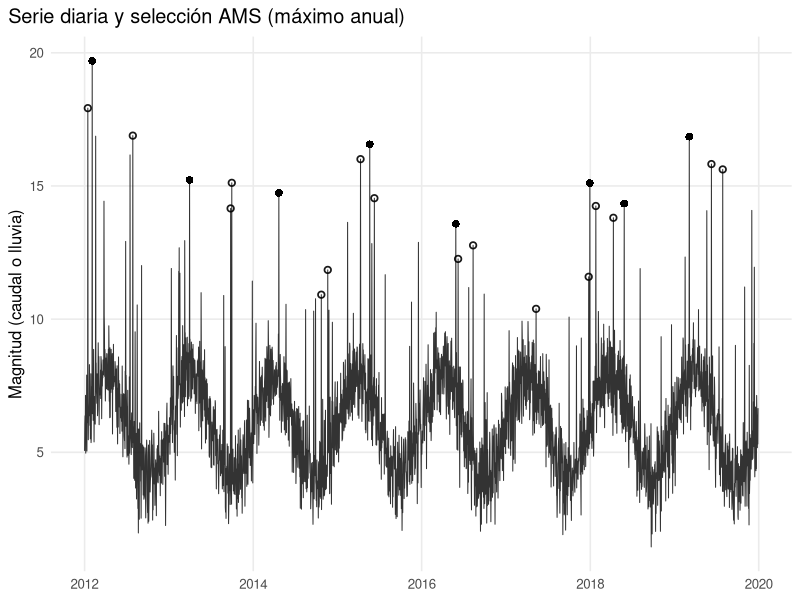
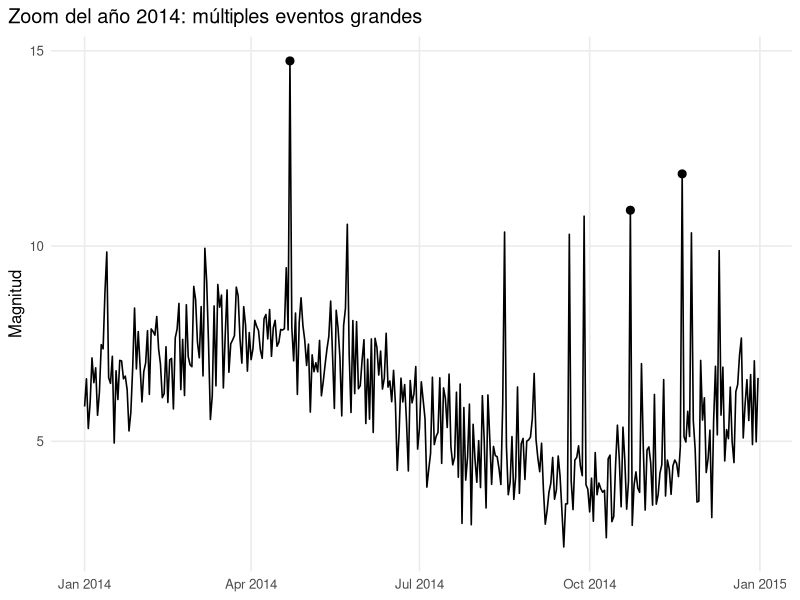
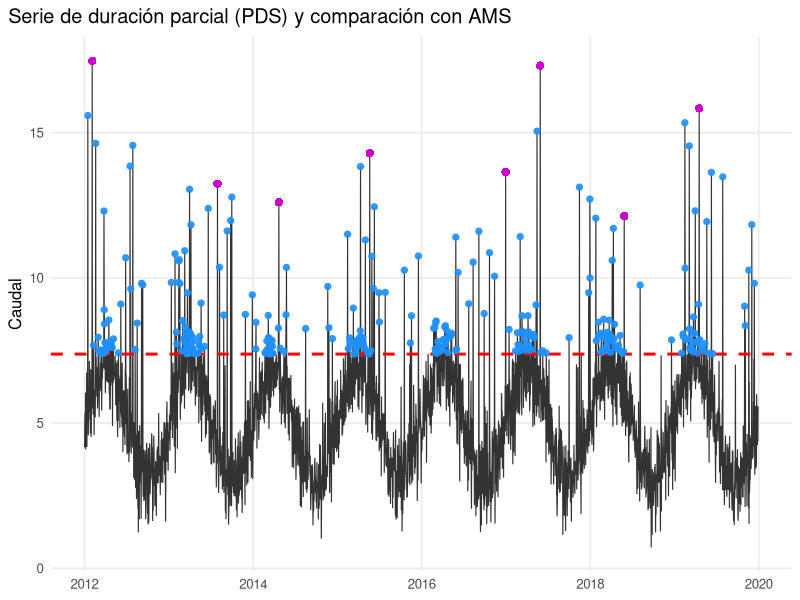
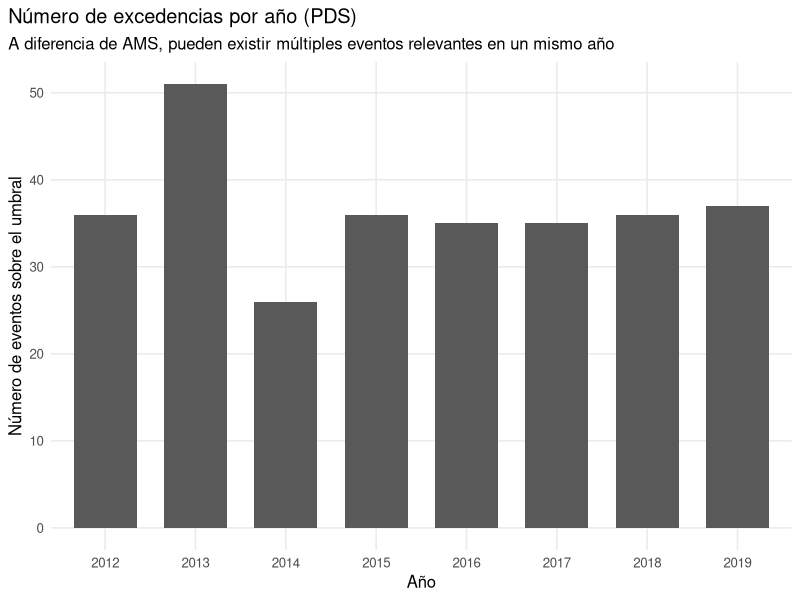

Source code (R) for these figures, in order:
## ---- chunk 1
#| label: fig-plot124
#| fig-cap: "Análisis de AMS"
#| class: fig-border
# ============================================================
# Ilustración profesional de AMS (Annual Maximum Series)
# - Genera una serie diaria sintética (varios años)
# - Extrae el máximo anual (AMS) y muestra eventos "descartados"
#   (2º y 3º mayor del año) para evidenciar la desventaja.
# ============================================================

library(tidyverse)
library(lubridate)
library(ggplot2)

set.seed(20260207)

# ------------------------------------------------------------
# 1) Serie diaria sintética (puedes reemplazar por tus datos reales)
# ------------------------------------------------------------
n_years <- 8
dates <- seq.Date(as.Date("2012-01-01"), by = "day", length.out = 365 * n_years)

# Señal estacional + ruido + picos extremos (para simular crecidas)
df <- tibble(
  fecha = dates,
  anio  = year(fecha),
  doy   = yday(fecha),
  # "caudal" (o lluvia) base con estacionalidad suave
  base  = 6 + 2 * sin(2 * pi * doy / 365),
  ruido = rnorm(length(fecha), 0, 0.9),
  # picos raros (extremos): mezcla lognormal activada al azar
  pico  = if_else(runif(length(fecha)) < 0.02, rlnorm(length(fecha), meanlog = 1.8, sdlog = 0.35), 0),
  Q     = pmax(base + ruido + pico, 0.01)
) %>%
  select(fecha, anio, Q)

# Forzar un año "muy lluvioso" con varios eventos grandes (para que se note la desventaja)
anio_intenso <- sort(unique(df$anio))[3]
df <- df %>%
  mutate(
    Q = if_else(
      anio == anio_intenso & month(fecha) %in% c(9, 10),
      Q + if_else(runif(n()) < 0.06, rlnorm(n(), 2.0, 0.25), 0),
      Q
    )
  )

# ------------------------------------------------------------
# 2) AMS y eventos "descartados" (top-3 por año)
# ------------------------------------------------------------
topk <- df %>%
  group_by(anio) %>%
  arrange(desc(Q), .by_group = TRUE) %>%
  mutate(rank_anual = row_number()) %>%
  ungroup()

ams <- topk %>% filter(rank_anual == 1)
top2_3 <- topk %>% filter(rank_anual %in% 2:3)

# Tabla corta para anotar casos donde 2º/3º > máximo de otro año (desventaja)
max_por_anio <- ams %>% select(anio, Q_max = Q)

comparacion <- top2_3 %>%
  crossing(max_por_anio %>% rename(anio_ref = anio, Q_max_ref = Q_max)) %>%
  filter(anio != anio_ref, Q > Q_max_ref) %>%
  arrange(desc(Q)) %>%
  slice_head(n = 1)

# Texto de anotación (si existe caso)
txt_anot <- if (nrow(comparacion) == 1) {
  glue::glue(
    "Ejemplo de desventaja:\n",
    "Un evento rank {comparacion$rank_anual} del año {comparacion$anio}\n",
    "({round(comparacion$Q, 2)}) supera el máximo anual del año {comparacion$anio_ref}\n",
    "({round(comparacion$Q_max_ref, 2)}), pero AMS lo descarta."
  )
} else {
  "Ejemplo: en AMS solo se conserva el máximo anual;\nlos siguientes mayores eventos del año se descartan."
}

# ------------------------------------------------------------
# 3) Gráfico 1: Serie diaria + AMS + (2º,3º) como eventos descartados
# ------------------------------------------------------------
ggplot(df, aes(x = fecha, y = Q)) +
  geom_line(linewidth = 0.35, alpha = 0.8) +
  geom_point(
    data = top2_3,
    aes(x = fecha, y = Q),
    size = 1.6,
    alpha = 0.9,
    shape = 1,
    stroke = 0.9
  ) +
  geom_point(
    data = ams,
    aes(x = fecha, y = Q),
    size = 2.3,
    shape = 16
  ) +
  labs(
    title = "Serie diaria y selección AMS (máximo anual)",
    x = NULL,
    y = "Magnitud (caudal o lluvia)") +
  theme_minimal(base_size = 12) +
  theme(
    plot.title.position = "plot",
    legend.position = "none",
    panel.grid.minor = element_blank()
  )
## ---- chunk 2
#| label: fig-plot125
#| fig-cap: "Análisis de AMS"
#| class: fig-border
# ------------------------------------------------------------
# 4) Gráfico 2: Comparación por año (barras top-3) para evidenciar descartes
# ------------------------------------------------------------
top3 <- topk %>%
  filter(rank_anual <= 3) %>%
  mutate(
    rank_lab = factor(rank_anual, levels = c(1, 2, 3),
                      labels = c("AMS (máximo)", "2º mayor", "3º mayor"))
  )

# ggplot(top3, aes(x = factor(anio), y = Q, fill = rank_lab)) +
#   geom_col(position = position_dodge(width = 0.72), width = 0.65) +
#   labs(
#     title = "Por año: AMS vs eventos descartados (top-3)",
#     subtitle = "AMS conserva únicamente el máximo anual, aunque el 2º/3º mayor pueda ser relevante",
#     x = "Año",
#     y = "Magnitud",
#     fill = NULL
#   ) +
#   theme_minimal(base_size = 12) +
#   theme(
#     plot.title.position = "plot",
#     panel.grid.minor = element_blank(),
#     legend.position = "top"
#   )
## ---- chunk 3
#| label: fig-plot126
#| fig-cap: "Análisis de AMS para el año 2014"
#| class: fig-border
# ------------------------------------------------------------
# 5) Gráfico 3 (opcional): “Zoom” del año intenso (muestra varios eventos grandes)
# ------------------------------------------------------------
df_zoom <- df %>% filter(anio == anio_intenso)

ggplot(df_zoom, aes(x = fecha, y = Q)) +
  geom_line(linewidth = 0.55) +
  geom_point(
    data = top3 %>% filter(anio == anio_intenso),
    aes(x = fecha, y = Q),
    size = 2.4
  ) +
  labs(
    title = paste0("Zoom del año ", anio_intenso, ": múltiples eventos grandes"),
    x = NULL,
    y = "Magnitud"
  ) +
  theme_minimal(base_size = 12) +
  theme(
    plot.title.position = "plot",
    panel.grid.minor = element_blank()
  )


## ---- chunk 4
#| label: fig-plot128
#| fig-cap: "Análisis de PDS"
#| class: fig-border

# ============================================================
# Ilustración profesional de Series Parciales o de Excedencias (PDS)
# - Serie diaria sintética de caudales
# - Definición de umbral
# - Identificación de eventos independientes sobre umbral
# - Comparación conceptual con AMS
# ============================================================

library(tidyverse)
library(lubridate)
library(ggplot2)

set.seed(20260207)

# ------------------------------------------------------------
# 1) Generar serie diaria sintética (puede reemplazarse por datos reales)
# ------------------------------------------------------------
n_years <- 8
fechas <- seq.Date(as.Date("2012-01-01"), by = "day", length.out = 365 * n_years)

datos <- tibble(
  Fecha = fechas,
  Año   = year(Fecha),
  doy   = yday(Fecha),
  # señal estacional
  base  = 5 + 2 * sin(2 * pi * doy / 365),
  ruido = rnorm(length(Fecha), 0, 0.8),
  # eventos extremos frecuentes
  pico  = if_else(runif(length(Fecha)) < 0.03,
                  rlnorm(length(Fecha), meanlog = 1.6, sdlog = 0.4), 0),
  Caudal = pmax(base + ruido + pico, 0.01)
) %>%
  select(Fecha, Año, Caudal)

# ------------------------------------------------------------
# 2) Definir umbral para PDS
#    (ejemplo: percentil 90 de la serie)
# ------------------------------------------------------------
umbral <- quantile(datos$Caudal, probs = 0.90, na.rm = TRUE)

# ------------------------------------------------------------
# 3) Identificar excedencias (PDS)
#    Nota: para fines didácticos se asume independencia temporal;
#    en aplicaciones reales debe imponerse un tiempo de separación.
# ------------------------------------------------------------
pds <- datos %>%
  filter(Caudal > umbral)

# ------------------------------------------------------------
# 4) Extraer AMS para comparación conceptual
# ------------------------------------------------------------
ams <- datos %>%
  group_by(Año) %>%
  slice_max(Caudal, n = 1, with_ties = FALSE) %>%
  ungroup()

# ------------------------------------------------------------
# 5) Gráfico principal: Serie diaria + umbral + PDS + AMS
# ------------------------------------------------------------
ggplot(datos, aes(x = Fecha, y = Caudal)) +
  geom_line(linewidth = 0.4, alpha = 0.8) +
  geom_hline(
    yintercept = umbral,
    linetype = "dashed",
    linewidth = 1.0,
    color      = "red"   # ← umbral en rojo
  ) +
  geom_point(
    data = pds,
    aes(x = Fecha, y = Caudal),
    color= "#1E90FF",
    size = 1.8,
    alpha = 0.9
  ) +
  geom_point(
    data = ams,
    aes(x = Fecha, y = Caudal),
    color="#CD00CD",
    size = 2.5,
    shape = 16
  ) +
  labs(
    title = "Serie de duración parcial (PDS) y comparación con AMS",
    x = NULL,
    y = "Caudal") +
  theme_minimal(base_size = 12) +
  theme(
    plot.title.position = "plot",
    panel.grid.minor = element_blank(),
    legend.position = "none"
  )
## ---- chunk 5
#| label: fig-plot129
#| fig-cap: "Cantidad de valores por año, a partir de análisis de PDS"
#| class: fig-border
# ------------------------------------------------------------
# 6) Gráfico auxiliar: Número de eventos PDS por año
# ------------------------------------------------------------
pds %>%
  count(Año) %>%
  ggplot(aes(x = factor(Año), y = n)) +
  geom_col(width = 0.7) +
  labs(
    title = "Número de excedencias por año (PDS)",
    subtitle = "A diferencia de AMS, pueden existir múltiples eventos relevantes en un mismo año",
    x = "Año",
    y = "Número de eventos sobre el umbral"
  ) +
  theme_minimal(base_size = 12) +
  theme(
    plot.title.position = "plot",
    panel.grid.minor = element_blank()
  )
